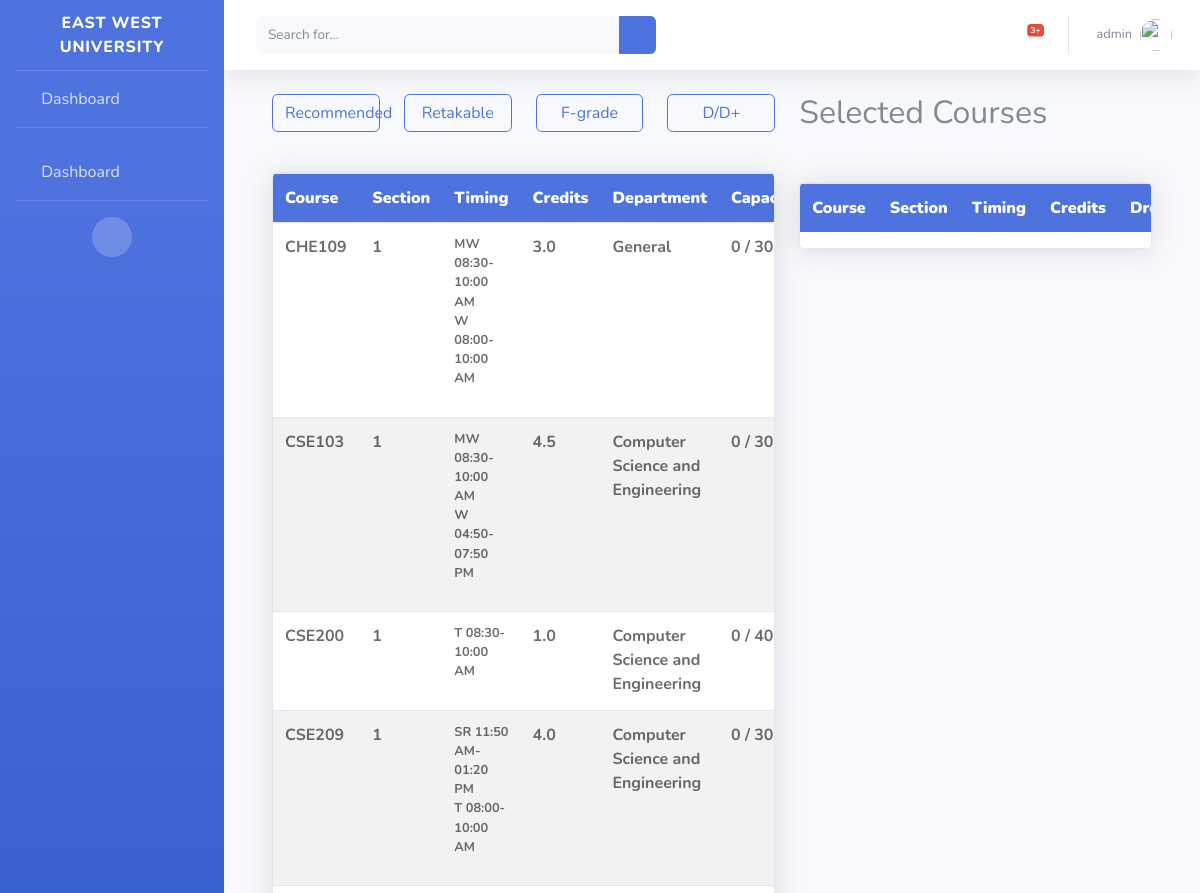
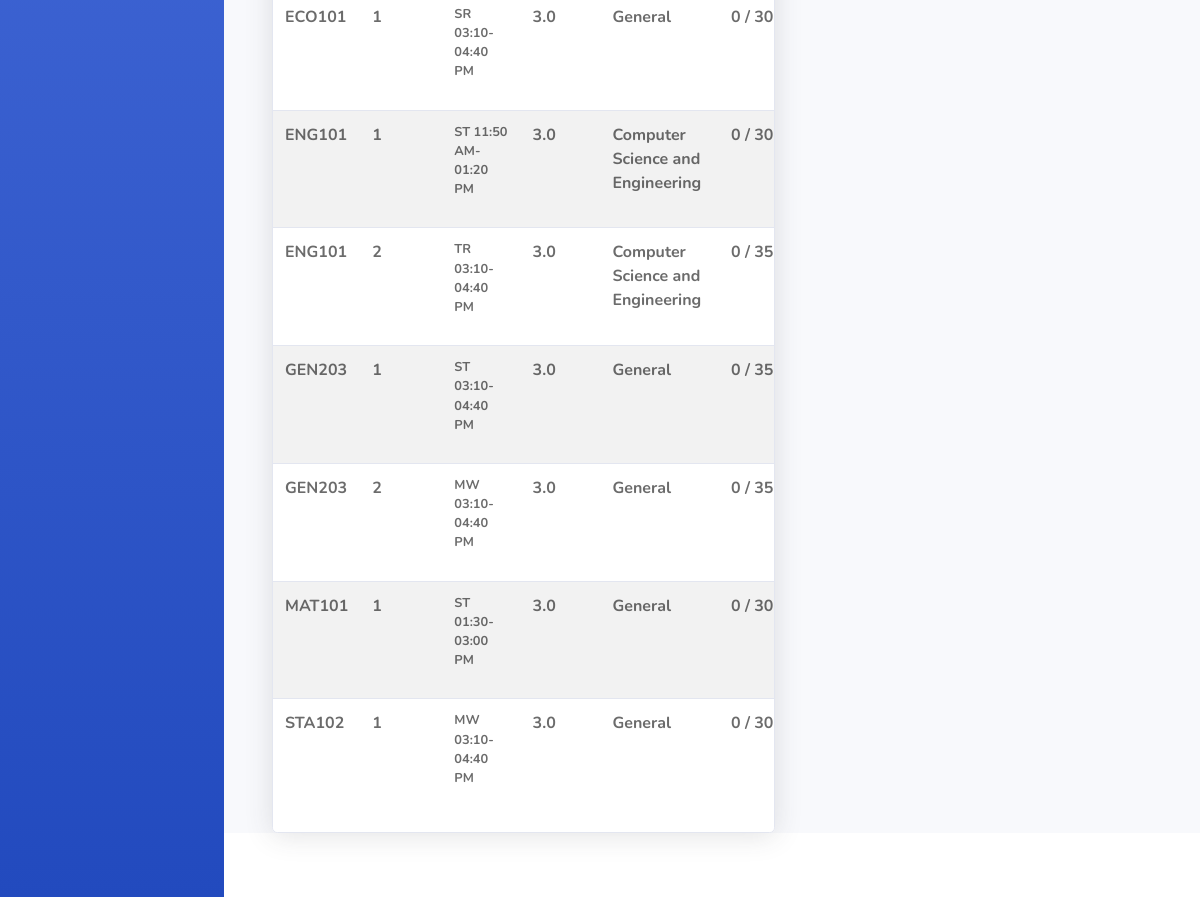
The page /advising/ (signed in) on the database its author committed (2 pictures, top to bottom).
### advising_portal/models.py (models this page shows)
class Student(models.Model):
    student_id = models.CharField(max_length=100, primary_key=True)
    name = models.CharField(max_length=30)
    advisor = models.ForeignKey(Faculty, on_delete=models.SET_NULL, null=True)
    username = models.OneToOneField(User, on_delete=models.SET_NULL, null=True)

class Course(models.Model):
    course_id = models.CharField(max_length=100, primary_key=True)
    course_code = models.CharField(max_length=10)
    course_title = models.TextField()
    department = models.ForeignKey(Department, on_delete=models.SET_NULL, null=True)
    prerequisite_course = models.ForeignKey('self', on_delete=models.SET_NULL, null=True)
    credit = models.FloatField()
    created_at = models.DateTimeField(default=timezone.now)
    created_by = models.ForeignKey(User, on_delete=models.SET_NULL, null=True)

class Department(models.Model):
    department_id = models.CharField(max_length=100, primary_key=True)
    department_name = models.TextField()
    created_at = models.DateTimeField(default=timezone.now)
    created_by = models.ForeignKey(User, on_delete=models.SET_NULL, null=True)

### advising_portal/views.py (the view, shortened to what this page needs)
# urls.py: path('advising/', views.advising_portal_list_view, name='advising-portal-home'),
@login_required
def advising_portal_list_view(request):
    student = Student.objects.get(username_id=request.user)
    filter_condition = request.GET.get('filter', 'recommended')
    if filter_condition == 'recommended':
        section_filter = CoursesTaken.objects.filter(
            student_id=student,
            semester_id__in=Semester.objects.filter(
                advising_status=False
            ).values('semester_id').all()
        ).values('section_id').all()
        sections = Section.objects.exclude(
            course_id__in=Section.objects.filter(
                section_id__in=section_filter
            ).values('course_id').all()
        )
        sections = sections.exclude(
            course_id__in=Course.objects.filter(
                prerequisite_course_id__in=Section.objects.exclude(
                    section_id__in=CoursesTaken.objects.filter(
                        student_id=student,
                        semester_id__in=Semester.objects.filter(
                            advising_status=False
                        ).values('semester_id').all()
                    ).values('section_id').all()
                ).values('course_id').all()
            ).values('course_id').all()
        ).order_by('course__course_code')
    sections = list(sections)
    view_data = []
    for section in sections:
        formatted_data = {
            'section_id': section.section_id,
            'section_no': section.section_no,
            'section_capacity': section.section_capacity,
            'total_students': section.total_students,
            'department_name': section.course.department.department_name,
            'instructor_id': section.instructor.name,
            'course_id': section.course.course_code,
            'credit': section.course.credit,
            'routine_id': format_routine(section.routine_id)
        }
        view_data.append(formatted_data)
    student_id = Student.objects.get(username_id=request.user).pk
    current_semester_id = Semester.objects.get(advising_status=True).pk
    courses_taken = CoursesTaken.objects.filter(
        student_id=student_id,
        semester_id=current_semester_id
    ).all()
    view_selected_courses_data = []
    context = {
        'sections': view_data,
        'selected_courses': view_selected_courses_data,
        'portal_type': 'course_advising'
    }
    return render(request, 'advising_portal/portal.html', context)

### advising_portal/models.py (called while the page is built)
    def __str__(self):
        time_visual_format = f'{self.day} {self.start_time.strftime("%I:%M %p")}-{self.end_time.strftime("%I:%M %p")}'
        if time_visual_format[8:10] == time_visual_format[17:19]:
            time_visual_format = time_visual_format[:7] + time_visual_format[10:19]
        return time_visual_format

### advising_portal/views.py (called while the page is built)
def format_routine(routine_id):
    get_time_slots = Routine.objects.filter(
        routine_slot_id=routine_id
    ).values('time_slot_id').distinct()
    routines = {}
    for routine in get_time_slots:
        time_slot = TimeSlot.objects.get(time_slot_id=routine['time_slot_id'])
        time_part = str(time_slot)[2:]
        day_part = str(time_slot)[0]
        if time_part not in routines:
            routines[time_part] = day_part
        else:
            routines[time_part] += day_part
    routine_str = ''
    for time, day in routines.items():
        routine_str += f'{day} {time} \n'
    return routine_str

### advising_portal/templates/advising_portal/portal.html (shortened to what this page needs)
{% extends "advising_portal/student_base.html" %}
{% load crispy_forms_tags %}
{% block content %}
    <div class="container-fluid">
        <div class="row">
        <div class="col-7">
            <div class="btn-self-design">
                {% if portal_type == 'section_request' %}
                    <h2 class="sub-header">
                        Requestable Sections
                    </h2>
                {% else %}
                    <div class="row">
                        <div class="col-3">
                             <button class="btn btn-outline-primary btn-block" type="submit" onclick="location.href='{% url 'advising-portal-home' %}?filter=recommended'">
                                Recommended
                            </button>
                        </div>
                        <div class="col-3">
                             <button class="btn btn-outline-primary btn-block" type="submit" onclick="location.href='{% url 'advising-portal-home' %}?filter=recommended'">
                                Retakable
                            </button>
                        </div>
                        <div class="col-3">
                             <button class="btn btn-outline-primary btn-block" type="submit" onclick="location.href='{% url 'advising-portal-home' %}?filter=recommended'">
                                F-grade
                            </button>
                        </div>
                        <div class="col-3">
                             <button class="btn btn-outline-primary btn-block" type="submit" onclick="location.href='{% url 'advising-portal-home' %}?filter=recommended'">
                                D/D+
                            </button>
                        </div>
                    </div>
                {% endif %}
            </div>
            <div class="table-responsive card shadow left-table-align">
                <table class="table table-striped">
                    <tbody>
                    <tr>
                        <th class="col-md-1"><b>Course</b></th>
                        <th class="col-md-1"><b>Section</b></th>
                        <th class="col-md-1"><b>Timing</b></th>
                        <th class="col-md-1"><b>Credits</b></th>
                        <th class="col-md-1"><b>Department</b></th>
                        {% if portal_type == 'course_advising' %}
                            <th class="col-md-1"><b>Capacity</b></th>
                        {% endif %}
                    </tr>
                    {% for section in sections %}
                        <tr>
                            <td class="col-md-1">{{ section.course_id }}</td>
                            <td class="col-md-1">{{ section.section_no }}</td>
                            <td class="col-md-1"><small>{{ section.routine_id|linebreaks }}</small></td>
                            <td class="col-md-1">{{ section.credit }}</td>
                            <td class="col-md-1">{{ section.department_name }}</td>
                            {% if portal_type == 'course_advising' %}
                                <td class="col-md-1">{{ section.total_students }} / {{ section.section_capacity }}</td>
                            {% endif %}
                        </tr>
                    {% endfor %}
                    </tbody>
                </table>
            </div>
        </div>
        <div class="col-5">
            <h2 class="sub-header">
                {% if portal_type == 'section_request' %}
                    Requested Sections
                {% else %}
                    Selected Courses
                {% endif %}
            </h2>
            <div class="table-responsive card shadow right-table-align">
                <table class="table table-striped">
                    <tbody>
                    <tr>
                        <th class="col-md-1"><b>Course</b></th>
                        <th class="col-md-2"><b>Section</b></th>
                        <th class="col-md-3"><b>Timing</b></th>
                        <th class="col-md-3"><b>Credits</b></th>
                        <th class="col-md-3"><b>Drop</b></th>
                    </tr>
                    </tbody>
                </table>
            </div>
        </div>
    </div>
    </div>
{% endblock content %}

### advising_portal/templates/advising_portal/student_base.html (shortened to what this page needs)
{% load static %}
<!DOCTYPE html>
<html lang="en">
<head>
    <link href="{% static 'advising_portal/vendor/fontawesome-free/css/all.min.css' %}" rel="stylesheet" type="text/css">
    <link href="{% static 'advising_portal/css/sb-admin-2.min.css' %}" rel="stylesheet">
    <link href="{% static 'advising_portal/css/my_css.css' %}" rel="stylesheet">
</head>
<body id="page-top">
    <div id="wrapper">
        <ul class="navbar-nav bg-gradient-primary sidebar sidebar-dark accordion" id="accordionSidebar">
            <a class="sidebar-brand d-flex align-items-center justify-content-center" href="index.html">
                <div class="sidebar-brand-text mx-3">East West University</div>
            </a>
            <hr class="sidebar-divider my-0">
            <li class="nav-item">
                <a class="nav-link" href="{% url 'advising-portal-home' %}">
                    <i class="fas fa-fw fa-tachometer-alt"></i>
                    Dashboard</a>
            </li>
            <hr class="sidebar-divider">
            <li class="nav-item">
                <a class="nav-link" href="{% url 'advising-portal-home' %}">
                    <i class="fas fa-fw fa-tachometer-alt"></i>
                    Dashboard</a>
            </li>
            <hr class="sidebar-divider d-none d-md-block">
            <div class="text-center d-none d-md-inline">
                <button class="rounded-circle border-0" id="sidebarToggle"></button>
            </div>
        </ul>
        <div id="content-wrapper" class="d-flex flex-column">
            <div id="content">
                <nav class="navbar navbar-expand navbar-light bg-white topbar mb-4 static-top shadow">
                    <form
                        class="d-none d-sm-inline-block form-inline mr-auto ml-md-3 my-2 my-md-0 mw-100 navbar-search">
                        <div class="input-group">
                            <input type="text" class="form-control bg-light border-0 small" placeholder="Search for..."
                                aria-label="Search" aria-describedby="basic-addon2">
                            <div class="input-group-append">
                                <button class="btn btn-primary" type="button">
                                    <i class="fas fa-search fa-sm"></i>
                                </button>
                            </div>
                        </div>
                    </form>
                    <ul class="navbar-nav ml-auto">
                        <li class="nav-item dropdown no-arrow mx-1">
                            <a class="nav-link dropdown-toggle" href="#" id="alertsDropdown" role="button"
                                data-toggle="dropdown" aria-haspopup="true" aria-expanded="false">
                                <i class="fas fa-bell fa-fw"></i>
                                <span class="badge badge-danger badge-counter">3+</span>
                            </a>
                        </li>
                        <li class="nav-item dropdown no-arrow">
                            <a class="nav-link dropdown-toggle" href="#" id="userDropdown" role="button"
                                data-toggle="dropdown" aria-haspopup="true" aria-expanded="false">
                                <span class="mr-2 d-none d-lg-inline text-gray-600 small">{{ user.student.name }}</span>
                                <img class="img-profile rounded-circle"
                                    src="img/undraw_profile.svg">
                            </a>
                        </li>
                    </ul>
                </nav>
                <div class="container-fluid">
                    {% block content %}{% endblock %}
                </div>
            </div>
            <footer class="sticky-footer bg-white">
            </footer>
        </div>
    </div>
</body>
</html>

### advising_portal/static/advising_portal/css/my_css.css (style rules this page uses)
.left-table-align { margin-top: 40px; }
.right-table-align { margin-top: 50px; }
.left-table-align th { background-color: #4e73df; color: #ffffff; }
.left-table-align td { color: rgba(0, 0, 0, 0.58); font-weight: bold; }
.left-table-align td small { color: rgba(0, 0, 0, 0.58); font-weight: bold; }
.right-table-align th { background-color: #4e73df; color: #ffffff; }

### rows shown on the page
Course: course_id "CHE109", credit "3.0"
Department: department_name "General" "General" "General" "General" "General" "General"
Course: course_id "CSE103", credit "4.5"
Department: department_name "Computer Science and Engineering" "Computer Science and Engineering" "Computer Science and Engineering" "Computer Science and Engineering" "Computer Science and Engineering"
Course: course_id "CSE200", credit "1.0"
Course: course_id "CSE209", credit "4.0"
Course: course_id "ECO101", credit "3.0"
Course: course_id "ENG101" "ENG101", credit "3.0" "3.0"
Course: course_id "GEN203" "GEN203", credit "3.0" "3.0"
Course: course_id "MAT101", credit "3.0"
Course: course_id "STA102", credit "3.0"

### other values the page prints
{{ user.student.name }} "admin"
{{ section.section_no }} "1" "1" "1" "1" "1" "1" "2" "1" "2" "1" "1"
{{ section.routine_id|linebreaks }} "MW 08:30-10:00 AM W 08:00-10:00 AM" "MW 08:30-10:00 AM W 04:50-07:50 PM" "T 08:30-10:00 AM" "SR 11:50 AM-01:20 PM T 08:00-10:00 AM" "SR 03:10-04:40 PM" "ST 11:50 AM-01:20 PM" "TR 03:10-04:40 PM" "ST 03:10-04:40 PM" "MW 03:10-04:40 PM" "ST 01:30-03:00 PM" "MW 03:10-04:40 PM"
{{ section.total_students }} "0" "0" "0" "0" "0" "0" "0" "0" "0" "0" "0"
{{ section.section_capacity }} "30" "30" "40" "30" "30" "30" "35" "35" "35" "30" "30"
